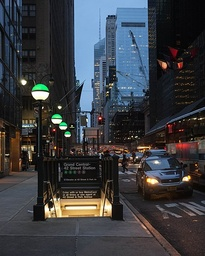
#> input picture images/streets.jpg, 205 x 256 px, shrunk from 480 x 600 before the run
$ python main.py images/streets.jpg   (older library calls are emulated)
#> lines starting #> are read from the running program, lines starting #| are printed output that depends on the picture
#> in main, image is the input picture: shape (256, 205, 3); mean R, G, B 57.8, 60.4, 65.1
### dg_clahe.py
import numpy as np
from skimage import io
from skimage.color import rgb2hsv, hsv2rgb
import matplotlib.pyplot as plt
from typing import List, Union


def compute_clip_limit(
    block: np.ndarray, alpha: float = 40, pi: float = 1.5, R: int = 255
) -> int:
    """This function computes the beta clip limits of each image block

    Args:
        block (np.ndarray): The block of each image
        alpha (float): The alpha variance enhance parameter
        pi (float): The P factor enhanement
        R (int): The color range of the image

    Returns:
        (int): The beta clip limit for the histogram blocks
    """
    avg = block.mean()
    l_max = block.max()
    n = l_max - block.min()
    sigma = block.std()
    m = block.size
    return int(
        (m / n) * (1 + (pi * l_max / R) + (alpha * sigma / 100.0) / (avg + 0.001))
    )


def clip_and_redistribute_hist(hist: np.ndarray, beta: int) -> np.ndarray:
    """Clips and redistribute the excess values of the histograms among the bins using the block clip value beta

    Args:
        hist (np.ndarray): The block's histogram
        beta (int): The clipping value

    Returns:
        hist (np.ndarray): The redistributed histogram of shape (n_height_blocks, n_width_blocks, bins)
    """
    # compute the exceeded pixels mask
    mask = hist > beta
    exceed_values = hist[mask]
    bin_value = (exceed_values.sum() - exceed_values.size * beta) // hist.size
    hist[mask] = beta
    hist += bin_value
    return hist


def compute_gamma(l_max: int, d_range: int, weighted_cdf: np.ndarray) -> np.ndarray:
    """Computes the Gamma(l) function from paper in a vectorized way across the range of the color space:
    https://www.researcher-app.com/paper/708253

    Args:
        l_max (int): The global max value of the image
        d_range (int): The range of the colors in the image
        weighted_cdf (np.ndarray): The normalized CDF_w()

    Returns:
        (np.ndarray): The gamma vector of size nbins
    """
    return l_max * np.power(np.arange(d_range + 1) / l_max, (1 + weighted_cdf) / 2.0)


def compute_w_en(l_alpha: int, l_max: int, cdf: np.ndarray) -> np.ndarray:
    """Computes the W_en function according to the paper in a vectorized way, for the entire cdf:
        https://www.researcher-app.com/paper/708253I

    Args:
        l_alpha (float): The global l_a variable of the 75th percentile according to the CDF
        l_max (int): the global max intensity value
        cdf (np.ndarray): The normalized cdf

    Returns:
        (np.ndarray): The W_en factors of range of the bin size
    """
    return np.power(l_max / l_alpha, 1 - (np.log(np.e + cdf) / 8))


def compute_block_coords(
    center_block: int, block_index: int, index: int, n_blocks: int
) -> tuple:
    """This function computes the neighbour block coordinates to interpolate from the histogram. This computes the coords
    of the interpolating blocks from both axis (x, y)

    Args:
        center_block (int): The index of the center block along the pixel coords
        block_index (int): The index of the block in histogram coords
        index (int): The current index of pixel along axis
        n_blocks (int): The amount of blocks along axis

    Returns:
        (int, int): The indexes of the surrounding blocks for each axis
    """
    if index < center_block:
        block_min = block_index - 1
        if block_min < 0:
            block_min = 0
        block_max = block_index
    else:
        block_min = block_index
        block_max = block_index + 1
        if block_max >= n_blocks:
            block_max = block_index
    return block_min, block_max


def compute_mn_factors(coords: tuple, index: int) -> float:
    """Function which computes the interpolation factors of m, n according to the paper. Depending on the axis, it returns
    the proper values
        https://www.researcher-app.com/paper/708253

    Args:
        coords (tuple): The block coordinates (x, y)
        index (int): The pixel index

    Returns:
        (float): The m or n interpolation factors
    """
    if coords[1] - coords[0] == 0:
        return 0
    else:
        return (coords[1] - index) / (coords[1] - coords[0])


def dual_gamma_clahe(
    image: np.ndarray,
    block_size: Union[int, List] = [32, 32],
    alpha: float = 20,
    pi: float = 1.5,
    delta: float = 50,
    bins: int = 256,
):
    """The dual gamma clahe algorithm taking as inputs the image in numpy format along with the parameters. The algorithm transforms
    the image in HSV if its RGB and applies the equalization on the V channel. If grayscale image applied, then its using it as is.

    Args:
        image (np.ndarray): The image in np format, either grayscale or RGB
        block_size (int, int): The size of the selected block window
        alpha (float): The alpha variance enhance parameter
        pi (float): The P factor enhanement
        delta (float): The threshold value to aply T1 or Gamma depending on the threshold
        bins (int): The number of bins

    Returns:
        (np.ndarray): The enhanced image using dual gamma
    """
#> called with alpha = 40, pi = 1.5, delta = 50, bins = 256
    ndim = image.ndim
#> ndim = 3
    R = bins - 1
    if R != 255:
        raise ValueError(
            f"The range should be 256. This algorithm hasn't been tested on a different value, but given {bins}"
        )
    if ndim == 3 and image.shape[2] == 3:
        hsv_image = rgb2hsv(image)
#> hsv_image: shape (256, 205, 3) float64; mean of channels 0, 1, 2 0.453, 0.284, 0.287
        gray_image = hsv_image[:, :, 2]
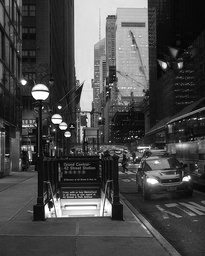
#> gray_image: shape (256, 205) float64; min 0, max 1, mean 0.287
        gray_image = np.clip(gray_image * 255, 0, 255)
    elif ndim == 2:
        gray_image = image.copy().astype(np.float)
    else:
        raise ValueError(
            f"Wrong number of shape or dimensions. Either single or 3 channel but image has shape {image.shape}"
        )

    if isinstance(block_size, int):
        width_block = block_size
        height_block = block_size
        block_size = (block_size, block_size)
    elif isinstance(block_size, List):
        assert (
            len(block_size) == 2
        ), f"block_size dimension is not int or (tuple, tuple) but {len(block_size)}"
        height_block, width_block = block_size

    # Compute global histogram and global values
    glob_l_max = gray_image.max()
#> glob_l_max = 255
    glob_hist = np.histogram(gray_image, bins=bins)[0]
#> glob_hist = 256 values, max 721 at index 25, min 3 at index 0, mean 205
    glob_cdf = np.cumsum(glob_hist)
#> glob_cdf = 256 values from 3 to 52480
    glob_cdf = glob_cdf / glob_cdf[-1]
#> glob_cdf = 256 values from 5.72e-05 to 1
    glob_l_a = np.argwhere(glob_cdf > 0.75)[0]
#> glob_l_a = [91]

    # Compute the padding values to pad the image
    pad_start = [height_block // 2, width_block // 2]
    pad_end = [
        (k - im % k) % k + int(np.ceil(k / 2.))
        for k, im in zip(block_size, gray_image.shape)
    ]
#> pad_end = [16, 35]

    unpad_indices = tuple(
        [
            slice(pad_h, im - pad_w)
            for pad_h, pad_w, im in zip(pad_start, pad_end, gray_image.shape)
        ]
    )

    # Pad the image with reflect mode for color invariance
    gray_image = np.pad(
        gray_image,
        [[pad_h, pad_w] for pad_h, pad_w in zip(pad_start, pad_end)],
        mode="reflect",
    )
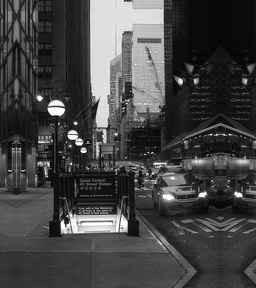
#> gray_image: shape (288, 256) float64; min 0, max 255, mean 68.4

    pad_height, pad_width = gray_image.shape[:2]
#> pad_height = 288; pad_width = 256
    n_height_blocks = int(pad_height / block_size[0])
#> n_height_blocks = 9
    n_width_blocks = int(pad_width / block_size[1])
#> n_width_blocks = 8
    hists = np.zeros((n_height_blocks, n_width_blocks, bins))
    beta_thresholds = np.zeros((n_height_blocks, n_width_blocks))
    result = np.zeros_like(gray_image)
    for ii in range(n_height_blocks):
        for jj in range(n_width_blocks):

            # Compute the block range and max block value
            max_val_block = gray_image[
                ii : ii + block_size[0], jj : jj + block_size[1]
            ].max()
            r_block = (
                max_val_block
                - gray_image[ii : ii + block_size[0], jj : jj + block_size[1]].min()
            )

            hists[ii, jj] = np.histogram(
                gray_image[ii : ii + block_size[0], jj : jj + block_size[1]], bins=bins
            )[0]
            beta_thresholds[ii, jj] = compute_clip_limit(
                gray_image[ii : ii + block_size[0], jj : jj + block_size[1]],
                alpha=alpha,
                pi=pi,
                R=R,
            )
            hists[ii, jj] = clip_and_redistribute_hist(
                hists[ii, jj], beta_thresholds[ii, jj]
            )

            pdf_min = hists[ii, jj].min()
            pdf_max = hists[ii, jj].max()

            weighted_hist = pdf_max * (hists[ii, jj] - pdf_min) / (pdf_max - pdf_min)
            weighted_cum_hist = np.cumsum(weighted_hist)
            pdf_sum = weighted_cum_hist[-1]
            weighted_cum_hist /= pdf_sum

            # Equalize histogram here!!!
            hists[ii, jj] = np.cumsum(hists[ii, jj])
            norm_cdf = hists[ii, jj] / hists[ii, jj, -1]

            # Compute Wen T1 and Gamma
            w_en = compute_w_en(l_max=glob_l_max, l_alpha=glob_l_a, cdf=norm_cdf)
            tau_1 = max_val_block * w_en * norm_cdf
            gamma = compute_gamma(
                l_max=glob_l_max, d_range=R, weighted_cdf=weighted_cum_hist
            )

            if r_block > delta:
                hists[ii, jj] = np.maximum(tau_1, gamma)
            else:
                hists[ii, jj] = gamma
#> this loop made 9 passes

    # Bilinear interpolation
    for i in range(pad_height):
        for j in range(pad_width):
            p_i = int(gray_image[i][j])

            # Get current block index
            block_x = i // block_size[0]
            block_y = j // block_size[1]

            # Get the central indexes of the running block
            center_block_x = block_x * block_size[0] + n_height_blocks // 2
            center_block_y = block_y * block_size[1] + n_width_blocks // 2

            # Compute the block coordinates to interpolate from
            block_y_a, block_y_c = compute_block_coords(
                center_block_x, block_x, i, n_height_blocks
            )
            block_x_a, block_x_b = compute_block_coords(
                center_block_y, block_y, j, n_width_blocks
            )

            # Block image coordinates
            y_a = block_y_c * block_size[0] + block_size[0] // 2
            y_c = block_y_a * block_size[0] + block_size[0] // 2
            x_a = block_x_a * block_size[1] + block_size[1] // 2
            x_b = block_x_b * block_size[1] + block_size[1] // 2

            m = compute_mn_factors((y_a, y_c), i)
            n = compute_mn_factors((x_a, x_b), j)

            Ta = hists[block_y_c, block_x_a, p_i]
            Tb = hists[block_y_c, block_x_b, p_i]
            Tc = hists[block_y_a, block_x_a, p_i]
            Td = hists[block_y_a, block_x_b, p_i]

            result[i, j] = int(
                m * (n * Ta + (1 - n) * Tb) + (1 - m) * (n * Tc + (1 - n) * Td)
            )
#> this loop made 288 passes
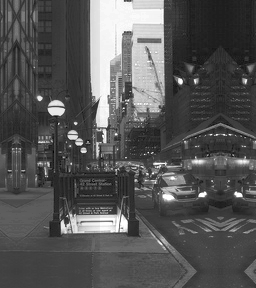
#> result: shape (288, 256) float64; min 0, max 366, mean 123.2; drawn with min black and max white


    result = result[unpad_indices]
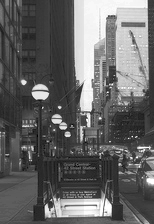
#> result: shape (224, 154) float64; min 0, max 366, mean 146.1; drawn with min black and max white
    result = np.clip(result, 0, R)
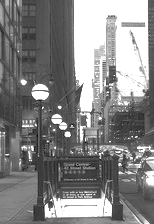
#> result: shape (224, 154) float64; min 0, max 255, mean 133.9
    if ndim == 3:
        result = result / 255.0
#> (the run stopped early here; a loop or call above may not have finished)
